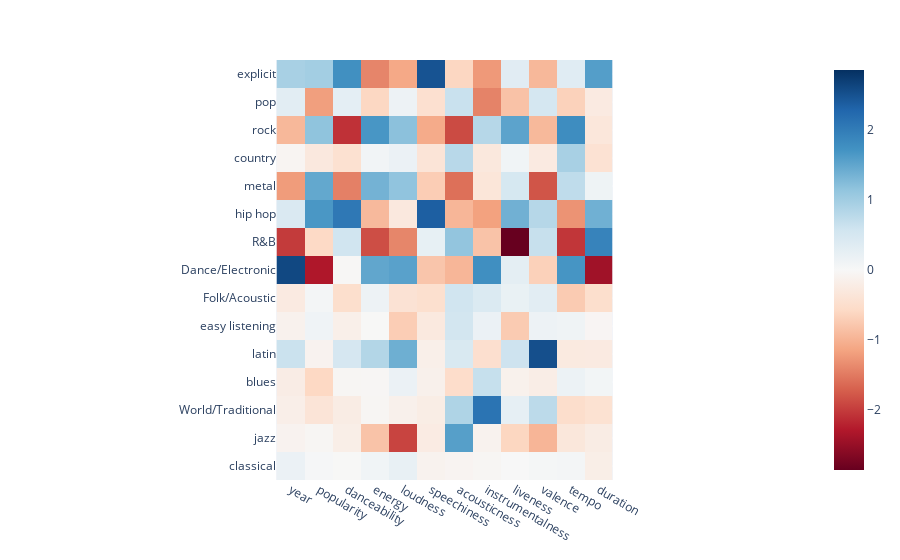

Notebook source saved alongside this figure:
### Code cell
px.imshow(t_stat_feature, color_continuous_scale='RdBu', color_continuous_midpoint=0)

### Figure 1 — Plotly figure (JSON) as saved in the notebook; plotly's stock layout.template omitted (floating-point values rounded to 4 significant figures; data arrays with more than 128 entries replaced by an {"elided": "..."} marker saying what was removed)
{"data": [{"coloraxis": "coloraxis", "hovertemplate": "x: %{x}<br>y: %{y}<br>color: %{z}<extra></extra>", "name": "0", "type": "heatmap", "x": ["year", "popularity", "danceability", "energy", "loudness", "speechiness", "acousticness", "instrumentalness", "liveness", "valence", "tempo", "duration"], "xaxis": "x", "y": ["explicit", "pop", "rock", "country", "metal", "hip hop", "R&B", "Dance/Electronic", "Folk/Acoustic", "easy listening", "latin", "blues", "World/Traditional", "jazz", "classical"], "yaxis": "y", "z": {"elided": "15x12 float values"}}], "layout": {"coloraxis": {"cmid": 0, "colorscale": [[0, "rgb(103,0,31)"], [0.1, "rgb(178,24,43)"], [0.2, "rgb(214,96,77)"], [0.3, "rgb(244,165,130)"], [0.4, "rgb(253,219,199)"], [0.5, "rgb(247,247,247)"], [0.6, "rgb(209,229,240)"], [0.7, "rgb(146,197,222)"], [0.8, "rgb(67,147,195)"], [0.9, "rgb(33,102,172)"], [1, "rgb(5,48,97)"]]}, "margin": {"t": 60}, "xaxis": {"anchor": "y", "constrain": "domain", "domain": [0, 1], "scaleanchor": "y"}, "yaxis": {"anchor": "x", "autorange": "reversed", "constrain": "domain", "domain": [0, 1]}}}
